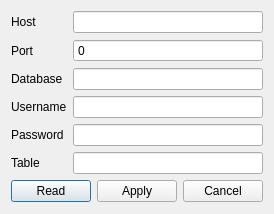
<?xml version="1.0" encoding="UTF-8"?>
<ui version="4.0">
 <class>Dialog</class>
 <widget class="QDialog" name="Dialog">
  <property name="windowModality">
   <enum>Qt::WindowModal</enum>
  </property>
  <property name="geometry">
   <rect>
    <x>0</x>
    <y>0</y>
    <width>263</width>
    <height>214</height>
   </rect>
  </property>
  <property name="windowTitle">
   <string>Connect server</string>
  </property>
  <layout class="QVBoxLayout" name="verticalLayout">
   <item>
    <layout class="QGridLayout" name="gridLayout">
     <item row="0" column="0">
      <widget class="QLabel" name="label">
       <property name="text">
        <string>Host</string>
       </property>
      </widget>
     </item>
     <item row="0" column="1">
      <widget class="QLineEdit" name="lineEditHost"/>
     </item>
     <item row="1" column="0">
      <widget class="QLabel" name="label_2">
       <property name="text">
        <string>Port</string>
       </property>
      </widget>
     </item>
     <item row="1" column="1">
      <widget class="QSpinBox" name="spinBoxPort">
       <property name="buttonSymbols">
        <enum>QAbstractSpinBox::NoButtons</enum>
       </property>
       <property name="maximum">
        <number>65535</number>
       </property>
      </widget>
     </item>
     <item row="2" column="0">
      <widget class="QLabel" name="label_3">
       <property name="text">
        <string>Database</string>
       </property>
      </widget>
     </item>
     <item row="2" column="1">
      <widget class="QLineEdit" name="lineEditDB"/>
     </item>
     <item row="3" column="0">
      <widget class="QLabel" name="label_4">
       <property name="text">
        <string>Username</string>
       </property>
      </widget>
     </item>
     <item row="3" column="1">
      <widget class="QLineEdit" name="lineEditUsername"/>
     </item>
     <item row="4" column="0">
      <widget class="QLabel" name="label_5">
       <property name="text">
        <string>Password</string>
       </property>
      </widget>
     </item>
     <item row="4" column="1">
      <widget class="QLineEdit" name="lineEditPassword"/>
     </item>
     <item row="5" column="0">
      <widget class="QLabel" name="label_6">
       <property name="text">
        <string>Table</string>
       </property>
      </widget>
     </item>
     <item row="5" column="1">
      <widget class="QLineEdit" name="lineEditTable"/>
     </item>
    </layout>
   </item>
   <item>
    <layout class="QHBoxLayout" name="horizontalLayout">
     <item>
      <spacer name="horizontalSpacer">
       <property name="orientation">
        <enum>Qt::Horizontal</enum>
       </property>
       <property name="sizeHint" stdset="0">
        <size>
         <width>40</width>
         <height>20</height>
        </size>
       </property>
      </spacer>
     </item>
     <item>
      <widget class="QPushButton" name="pushButtonRead">
       <property name="text">
        <string>Read</string>
       </property>
      </widget>
     </item>
     <item>
      <widget class="QPushButton" name="pushButtonApply">
       <property name="text">
        <string>Apply</string>
       </property>
      </widget>
     </item>
     <item>
      <widget class="QPushButton" name="pushButtonCancel">
       <property name="text">
        <string>Cancel</string>
       </property>
      </widget>
     </item>
    </layout>
   </item>
  </layout>
 </widget>
 <resources/>
 <connections/>
</ui>
